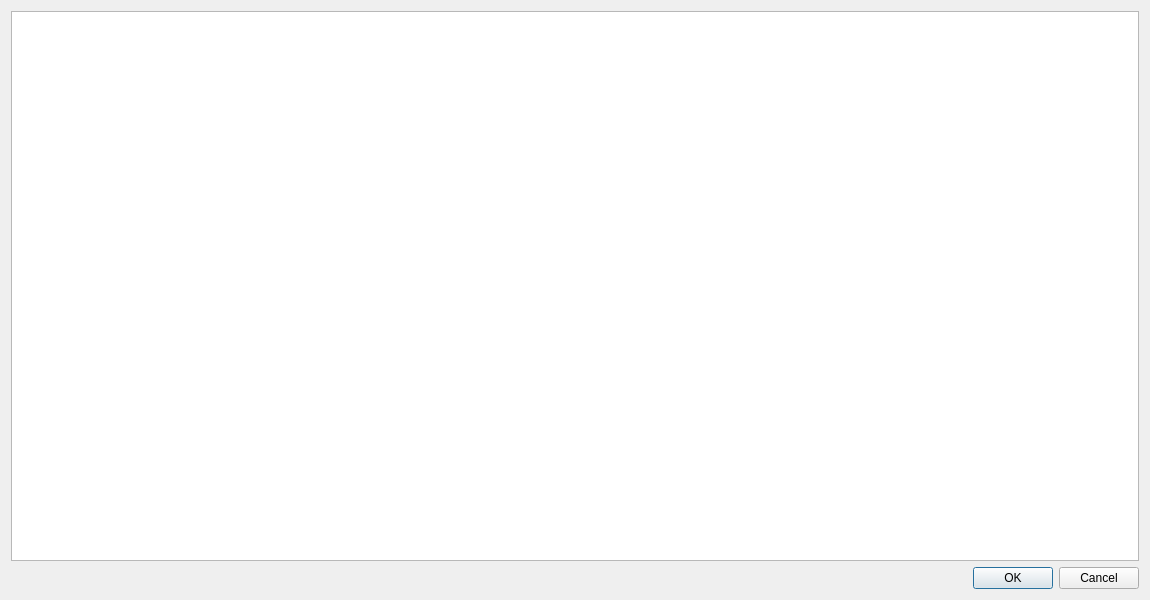
<?xml version="1.0" encoding="UTF-8"?>
<ui version="4.0">
 <class>ChipDbDialog</class>
 <widget class="QDialog" name="ChipDbDialog">
  <property name="windowModality">
   <enum>Qt::ApplicationModal</enum>
  </property>
  <property name="geometry">
   <rect>
    <x>0</x>
    <y>0</y>
    <width>1150</width>
    <height>600</height>
   </rect>
  </property>
  <property name="sizePolicy">
   <sizepolicy hsizetype="Preferred" vsizetype="Preferred">
    <horstretch>0</horstretch>
    <verstretch>0</verstretch>
   </sizepolicy>
  </property>
  <property name="maximumSize">
   <size>
    <width>1150</width>
    <height>16777215</height>
   </size>
  </property>
  <property name="windowTitle">
   <string>Chip database</string>
  </property>
  <layout class="QGridLayout" name="gridLayout_2">
   <item row="0" column="0">
    <layout class="QGridLayout" name="gridLayout">
     <property name="sizeConstraint">
      <enum>QLayout::SetMaximumSize</enum>
     </property>
     <item row="0" column="0">
      <widget class="QTableView" name="chipDbTableView">
       <property name="sizePolicy">
        <sizepolicy hsizetype="Expanding" vsizetype="Expanding">
         <horstretch>0</horstretch>
         <verstretch>0</verstretch>
        </sizepolicy>
       </property>
       <property name="minimumSize">
        <size>
         <width>300</width>
         <height>300</height>
        </size>
       </property>
       <property name="sortingEnabled">
        <bool>true</bool>
       </property>
       <attribute name="horizontalHeaderDefaultSectionSize">
        <number>70</number>
       </attribute>
       <attribute name="horizontalHeaderMinimumSectionSize">
        <number>30</number>
       </attribute>
       <attribute name="verticalHeaderDefaultSectionSize">
        <number>30</number>
       </attribute>
       <attribute name="verticalHeaderMinimumSectionSize">
        <number>20</number>
       </attribute>
      </widget>
     </item>
     <item row="1" column="0">
      <widget class="QDialogButtonBox" name="buttonBox">
       <property name="orientation">
        <enum>Qt::Horizontal</enum>
       </property>
       <property name="standardButtons">
        <set>QDialogButtonBox::Cancel|QDialogButtonBox::Ok</set>
       </property>
      </widget>
     </item>
    </layout>
   </item>
  </layout>
 </widget>
 <resources/>
 <connections>
  <connection>
   <sender>buttonBox</sender>
   <signal>accepted()</signal>
   <receiver>ChipDbDialog</receiver>
   <slot>accept()</slot>
   <hints>
    <hint type="sourcelabel">
     <x>248</x>
     <y>254</y>
    </hint>
    <hint type="destinationlabel">
     <x>157</x>
     <y>274</y>
    </hint>
   </hints>
  </connection>
  <connection>
   <sender>buttonBox</sender>
   <signal>rejected()</signal>
   <receiver>ChipDbDialog</receiver>
   <slot>reject()</slot>
   <hints>
    <hint type="sourcelabel">
     <x>316</x>
     <y>260</y>
    </hint>
    <hint type="destinationlabel">
     <x>286</x>
     <y>274</y>
    </hint>
   </hints>
  </connection>
 </connections>
</ui>
